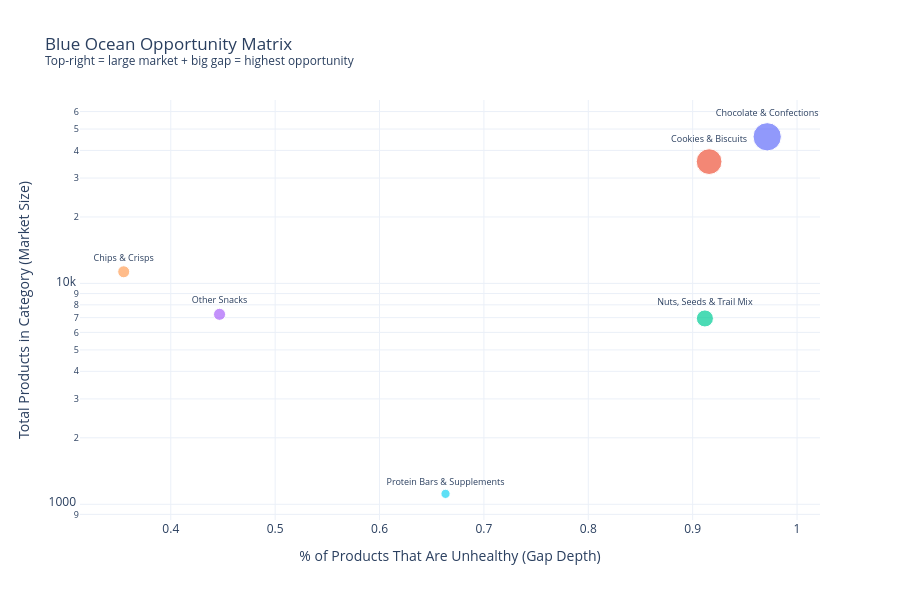

Here is the notebook cell this chart was saved with:
### Code cell
import plotly.express as px

fig = px.scatter(
    gap_df_sorted,
    x='gap_pct_missing',       # X: how unhealthy is the category?
    y='total_products',        # Y: how big is the market?
    size='opportunity_score',  # Bubble: composite score
    color='primary_category',
    text='primary_category',
    log_y=True,                # log scale — prevents large categories from squashing others
    title='Blue Ocean Opportunity Matrix<br>'
          '<sup>Top-right = large market + big gap = highest opportunity</sup>',
    labels={
        'gap_pct_missing': '% of Products That Are Unhealthy (Gap Depth)',
        'total_products':  'Total Products in Category (Market Size)',
    },
    template='plotly_white',
)

# Annotate the "ideal quadrant"
fig.add_annotation(
    x=0.9, y=40000,
    text="🎯 Blue Ocean Zone<br>(Large market + deep gap)",
    showarrow=False,
    bgcolor='rgba(0,200,100,0.15)',
    bordercolor='green',
    font=dict(color='green', size=12),
)

fig.update_traces(textposition='top center', textfont_size=9)
fig.update_layout(height=600, showlegend=False)
fig.show()

### Figure 1 — Plotly figure (JSON) as saved in the notebook; plotly's stock layout.template omitted (floating-point values rounded to 4 significant figures)
{"data": [{"hovertemplate": "primary_category=%{text}<br>% of Products That Are Unhealthy (Gap Depth)=%{x}<br>Total Products in Category (Market Size)=%{y}<br>opportunity_score=%{marker.size}<extra></extra>", "legendgroup": "Chocolate & Confections", "marker": {"color": "#636efa", "size": [208.6], "sizemode": "area", "sizeref": 0.5215, "symbol": "circle"}, "mode": "markers+text", "name": "Chocolate & Confections", "orientation": "v", "showlegend": true, "text": ["Chocolate & Confections"], "textfont": {"size": 9}, "textposition": "top center", "type": "scatter", "x": [0.9714], "xaxis": "x", "y": [46120.0], "yaxis": "y"}, {"hovertemplate": "primary_category=%{text}<br>% of Products That Are Unhealthy (Gap Depth)=%{x}<br>Total Products in Category (Market Size)=%{y}<br>opportunity_score=%{marker.size}<extra></extra>", "legendgroup": "Cookies & Biscuits", "marker": {"color": "#EF553B", "size": [172.8], "sizemode": "area", "sizeref": 0.5215, "symbol": "circle"}, "mode": "markers+text", "name": "Cookies & Biscuits", "orientation": "v", "showlegend": true, "text": ["Cookies & Biscuits"], "textfont": {"size": 9}, "textposition": "top center", "type": "scatter", "x": [0.9157], "xaxis": "x", "y": [35600.0], "yaxis": "y"}, {"hovertemplate": "primary_category=%{text}<br>% of Products That Are Unhealthy (Gap Depth)=%{x}<br>Total Products in Category (Market Size)=%{y}<br>opportunity_score=%{marker.size}<extra></extra>", "legendgroup": "Nuts, Seeds & Trail Mix", "marker": {"color": "#00cc96", "size": [75.96], "sizemode": "area", "sizeref": 0.5215, "symbol": "circle"}, "mode": "markers+text", "name": "Nuts, Seeds & Trail Mix", "orientation": "v", "showlegend": true, "text": ["Nuts, Seeds & Trail Mix"], "textfont": {"size": 9}, "textposition": "top center", "type": "scatter", "x": [0.9117], "xaxis": "x", "y": [6941.0], "yaxis": "y"}, {"hovertemplate": "primary_category=%{text}<br>% of Products That Are Unhealthy (Gap Depth)=%{x}<br>Total Products in Category (Market Size)=%{y}<br>opportunity_score=%{marker.size}<extra></extra>", "legendgroup": "Other Snacks", "marker": {"color": "#ab63fa", "size": [38.03], "sizemode": "area", "sizeref": 0.5215, "symbol": "circle"}, "mode": "markers+text", "name": "Other Snacks", "orientation": "v", "showlegend": true, "text": ["Other Snacks"], "textfont": {"size": 9}, "textposition": "top center", "type": "scatter", "x": [0.4467], "xaxis": "x", "y": [7247.0], "yaxis": "y"}, {"hovertemplate": "primary_category=%{text}<br>% of Products That Are Unhealthy (Gap Depth)=%{x}<br>Total Products in Category (Market Size)=%{y}<br>opportunity_score=%{marker.size}<extra></extra>", "legendgroup": "Chips & Crisps", "marker": {"color": "#FFA15A", "size": [37.71], "sizemode": "area", "sizeref": 0.5215, "symbol": "circle"}, "mode": "markers+text", "name": "Chips & Crisps", "orientation": "v", "showlegend": true, "text": ["Chips & Crisps"], "textfont": {"size": 9}, "textposition": "top center", "type": "scatter", "x": [0.3549], "xaxis": "x", "y": [11290.0], "yaxis": "y"}, {"hovertemplate": "primary_category=%{text}<br>% of Products That Are Unhealthy (Gap Depth)=%{x}<br>Total Products in Category (Market Size)=%{y}<br>opportunity_score=%{marker.size}<extra></extra>", "legendgroup": "Protein Bars & Supplements", "marker": {"color": "#19d3f3", "size": [22.15], "sizemode": "area", "sizeref": 0.5215, "symbol": "circle"}, "mode": "markers+text", "name": "Protein Bars & Supplements", "orientation": "v", "showlegend": true, "text": ["Protein Bars & Supplements"], "textfont": {"size": 9}, "textposition": "top center", "type": "scatter", "x": [0.6632], "xaxis": "x", "y": [1115.0], "yaxis": "y"}], "layout": {"annotations": [{"bgcolor": "rgba(0,200,100,0.15)", "bordercolor": "green", "font": {"color": "green", "size": 12}, "showarrow": false, "text": "🎯 Blue Ocean Zone<br>(Large market + deep gap)", "x": 0.9, "y": 40000}], "height": 600, "legend": {"itemsizing": "constant", "title": {"text": "primary_category"}, "tracegroupgap": 0}, "showlegend": false, "title": {"text": "Blue Ocean Opportunity Matrix<br><sup>Top-right = large market + big gap = highest opportunity</sup>"}, "xaxis": {"anchor": "y", "domain": [0, 1], "title": {"text": "% of Products That Are Unhealthy (Gap Depth)"}}, "yaxis": {"anchor": "x", "domain": [0, 1], "title": {"text": "Total Products in Category (Market Size)"}, "type": "log"}}}
